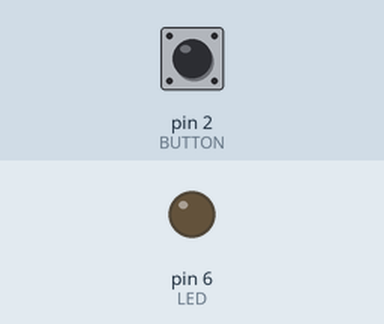
Bench run of a sketch on a simulated Arduino Uno, built with avr-gcc and run on an emulated ATmega328P. Parts: output pins drawn as LEDs (lit = HIGH). The test bench sets the inputs (shaded band); at power-on: pin 2 (BUTTON) LOW.

Above: at 1.2 s.
1.3 s: pin 2 (BUTTON) pulled HIGH for 0.15 s
At 2.2 s:
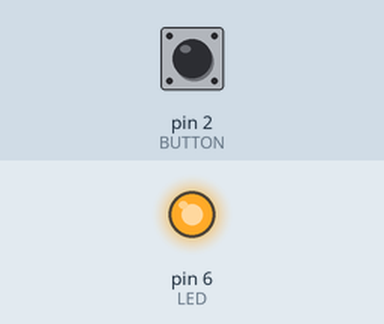
2.9 s: pin 2 (BUTTON) pulled HIGH for 1 s
At 3.4 s:
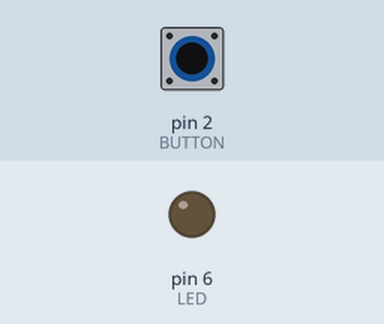
5.4 s: pin 2 (BUTTON) pulled HIGH for 3.2 s
At 6.5 s:
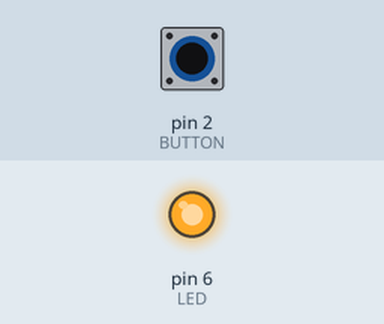
Timing chart, 0 to 8.4 s (numbered marks = the images above; inputs shaded):
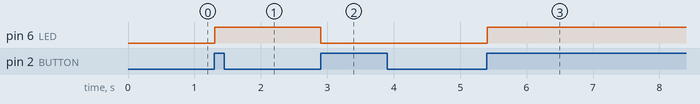

The sketch:

sketch_Led_Button2.ino
```cpp
/* Программное устранение дребезга контактов кнопки*/

const int LED = 6;                // Определение номера порта для LED
const int BUTTON = 2;             // Определение номера порта для BUTTON
boolean lastButton = LOW;         // Переменная для сохранения предыдущего состояния BUTTON
boolean currentButton = LOW;      // Переменная для сохранения текущего состояния BUTTON
boolean ledOn = false;            // Текущее состояние светодиода

/* Функция устранения дребезга принимает в качестве аргумента предыдущее состояние кнопки и выдает текущее*/

boolean debounce(boolean last) {
  boolean current = digitalRead(BUTTON);      // Считывание текущего состояния кнопки
  if (last != current) {                      // Если предыдущее состояние не равно текущему состоянию...
    delay(5);                                 // ... задержка 5 мс
    current = digitalRead(BUTTON);            // Снова считывание текущего состояния кнопки
    return current;                           // Возврат текущего состояния кнопки
  }
}

void setup() {
  pinMode(LED, OUTPUT);            // Конфигурация порта как выход
  pinMode(BUTTON, INPUT);          // Конфигурация порта как вход
}

void loop() {
  currentButton = debounce(lastButton);
  if (lastButton == LOW && currentButton == HIGH) {         // Если кнопка нажата (последнее значение LOW и текущее HIGH)
    ledOn = !ledOn;                                         // Состояние светодиода инвертируется
  }
  lastButton = currentButton;                               // Последнее состояние кнопки принимает значение текущего
  digitalWrite(LED, ledOn);                                 // Изменяется состояние светодиода
}
```

Measured:
- after the input at 1.3 s, pin 6 (LED): LOW → HIGH at once
- after the input at 2.9 s, pin 6 (LED): HIGH → LOW at once
- after the input at 5.4 s, pin 6 (LED): LOW → HIGH at once
